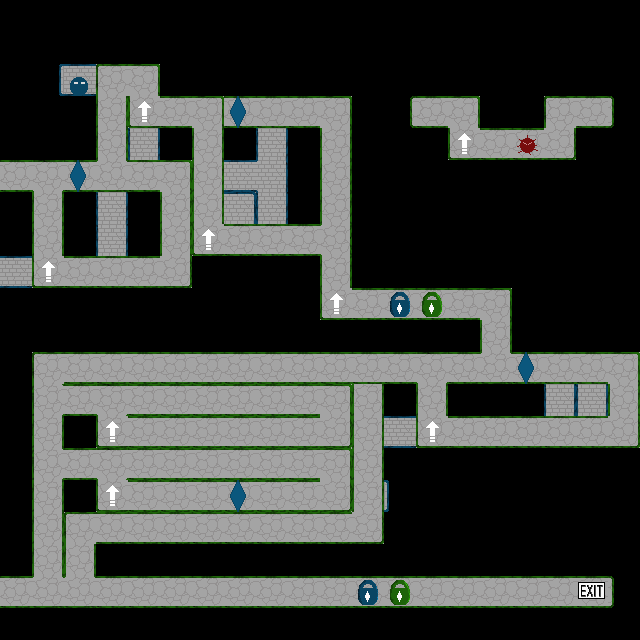

A level layout from a 2D game, rendered from its tile map. Below: a short description, then the map file with its tile-grid data intact:
An orthogonal 20x20 tile map with 32x32 px tiles, 5 tile layers (maze blue, maze green, objects, start positions, ...), 3 tilesets.

<map version="1.0" orientation="orthogonal" renderorder="right-down" width="20" height="20" tilewidth="32" tileheight="32" nextobjectid="1">
 <tileset firstgid="1" name="maze-blue" tilewidth="32" tileheight="32" tilecount="14" columns="14">
  <image source="maze-blue.png" width="448" height="32" />
 </tileset>
 <tileset firstgid="15" name="maze-green" tilewidth="32" tileheight="32" tilecount="14" columns="14">
  <image source="maze-green.png" width="448" height="32" />
 </tileset>
 <tileset firstgid="29" name="objects" tilewidth="32" tileheight="32" tilecount="10" columns="10">
  <image source="objects.png" width="320" height="32" />
 </tileset>
 <layer name="maze blue" width="20" height="20">
  <data encoding="csv">
0,0,0,0,0,0,0,0,0,0,0,0,0,0,0,0,0,0,0,0,
0,0,0,0,0,0,0,0,0,0,0,0,0,0,0,0,0,0,0,0,
0,14,6,6,4,0,0,0,0,0,0,0,0,0,0,0,0,0,0,0,
0,0,0,0,5,6,6,6,10,6,4,0,14,6,4,0,0,1,6,12,
0,0,0,0,5,0,0,0,5,0,5,0,0,0,2,6,6,3,0,0,
6,6,6,4,2,10,6,6,9,0,5,0,0,0,0,0,0,0,0,0,
0,0,0,5,0,5,1,4,5,0,5,0,0,0,0,0,0,0,0,0,
0,0,0,5,0,5,2,6,3,0,5,0,0,0,0,0,0,0,0,0,
6,6,6,8,6,3,0,0,0,0,5,0,0,0,0,0,0,0,0,0,
0,0,0,0,0,0,0,0,0,0,2,6,6,6,6,4,0,0,0,0,
0,0,0,0,0,0,0,0,0,0,0,0,0,0,0,5,0,0,0,0,
0,1,6,1,6,6,6,6,6,6,10,6,6,10,6,8,6,4,10,6,
0,5,0,2,6,6,6,6,6,6,3,0,0,5,0,0,0,5,5,0,
0,5,0,1,6,6,6,6,6,6,10,6,6,8,6,6,6,8,3,0,
0,5,0,2,6,6,6,6,6,6,3,0,0,0,0,0,0,0,0,0,
0,5,0,1,6,6,6,6,6,6,10,6,12,0,0,0,0,0,0,0,
0,5,0,2,6,6,6,6,6,6,3,0,0,0,0,0,0,0,0,0,
0,5,0,0,0,0,0,0,0,0,0,0,0,0,0,0,0,0,0,0,
6,8,6,6,6,6,6,6,6,6,6,6,6,6,6,6,6,6,6,12,
0,0,0,0,0,0,0,0,0,0,0,0,0,0,0,0,0,0,0,0
</data>
 </layer>
 <layer name="maze green" width="20" height="20">
  <data encoding="csv">
0,0,0,0,0,0,0,0,0,0,0,0,0,0,0,0,0,0,0,0,
0,0,0,0,0,0,0,0,0,0,0,0,0,0,0,0,0,0,0,0,
0,0,0,15,18,0,0,0,0,0,0,0,0,0,0,0,0,0,0,0,
0,0,0,19,16,20,18,20,20,20,18,0,25,20,18,0,0,15,20,27,
0,0,0,19,0,0,19,0,0,0,19,0,0,0,16,20,20,17,0,0,
20,24,20,22,20,18,19,0,0,0,19,0,0,0,0,0,0,0,0,0,
0,19,0,0,0,19,19,0,0,0,19,0,0,0,0,0,0,0,0,0,
0,19,0,0,0,19,16,20,20,20,23,0,0,0,0,0,0,0,0,0,
0,16,20,20,20,17,0,0,0,0,19,0,0,0,0,0,0,0,0,0,
0,0,0,0,0,0,0,0,0,0,16,20,20,20,20,18,0,0,0,0,
0,0,0,0,0,0,0,0,0,0,0,0,0,0,0,19,0,0,0,0,
0,15,20,20,20,20,20,20,20,20,20,20,20,24,20,22,20,20,20,18,
0,21,20,24,20,20,20,20,20,20,18,19,0,19,0,0,0,0,0,19,
0,19,0,16,20,20,20,20,20,20,17,19,0,16,20,20,20,20,20,17,
0,21,20,24,20,20,20,20,20,20,18,19,0,0,0,0,0,0,0,0,
0,19,0,16,20,20,20,20,20,20,17,19,0,0,0,0,0,0,0,0,
0,19,15,20,20,20,20,20,20,20,20,17,0,0,0,0,0,0,0,0,
0,19,19,0,0,0,0,0,0,0,0,0,0,0,0,0,0,0,0,0,
20,22,22,20,20,20,20,20,20,20,20,20,20,20,20,20,20,20,20,27,
0,0,0,0,0,0,0,0,0,0,0,0,0,0,0,0,0,0,0,0
</data>
 </layer>
 <layer name="objects" width="20" height="20">
  <data encoding="csv">
0,0,0,0,0,0,0,0,0,0,0,0,0,0,0,0,0,0,0,0,
0,0,0,0,0,0,0,0,0,0,0,0,0,0,0,0,0,0,0,0,
0,0,0,0,0,0,0,0,0,0,0,0,0,0,0,0,0,0,0,0,
0,0,0,0,0,0,0,29,0,0,0,0,0,0,0,0,0,0,0,0,
0,0,0,0,0,0,0,0,0,0,0,0,0,0,0,0,0,0,0,0,
0,0,29,0,0,0,0,0,0,0,0,0,0,0,0,0,0,0,0,0,
0,0,0,0,0,0,0,0,0,0,0,0,0,0,0,0,0,0,0,0,
0,0,0,0,0,0,0,0,0,0,0,0,0,0,0,0,0,0,0,0,
0,0,0,0,0,0,0,0,0,0,0,0,0,0,0,0,0,0,0,0,
0,0,0,0,0,0,0,0,0,0,0,0,35,36,0,0,0,0,0,0,
0,0,0,0,0,0,0,0,0,0,0,0,0,0,0,0,0,0,0,0,
0,0,0,0,0,0,0,0,0,0,0,0,0,0,0,0,29,0,0,0,
0,0,0,0,0,0,0,0,0,0,0,0,0,0,0,0,0,0,0,0,
0,0,0,0,0,0,0,0,0,0,0,0,0,0,0,0,0,0,0,0,
0,0,0,0,0,0,0,0,0,0,0,0,0,0,0,0,0,0,0,0,
0,0,0,0,0,0,0,29,0,0,0,0,0,0,0,0,0,0,0,0,
0,0,0,0,0,0,0,0,0,0,0,0,0,0,0,0,0,0,0,0,
0,0,0,0,0,0,0,0,0,0,0,0,0,0,0,0,0,0,0,0,
0,0,0,0,0,0,0,0,0,0,0,35,36,0,0,0,0,0,37,0,
0,0,0,0,0,0,0,0,0,0,0,0,0,0,0,0,0,0,0,0
</data>
 </layer>
 <layer name="start positions" width="20" height="20">
  <data encoding="csv">
0,0,0,0,0,0,0,0,0,0,0,0,0,0,0,0,0,0,0,0,
0,0,0,0,0,0,0,0,0,0,0,0,0,0,0,0,0,0,0,0,
0,0,32,0,0,0,0,0,0,0,0,0,0,0,0,0,0,0,0,0,
0,0,0,0,0,0,0,0,0,0,0,0,0,0,0,0,0,0,0,0,
0,0,0,0,0,0,0,0,0,0,0,0,0,0,0,0,34,0,0,0,
0,0,0,0,0,0,0,0,0,0,0,0,0,0,0,0,0,0,0,0,
0,0,0,0,0,0,0,0,0,0,0,0,0,0,0,0,0,0,0,0,
0,0,0,0,0,0,0,0,0,0,0,0,0,0,0,0,0,0,0,0,
0,0,0,0,0,0,0,0,0,0,0,0,0,0,0,0,0,0,0,0,
0,0,0,0,0,0,0,0,0,0,0,0,0,0,0,0,0,0,0,0,
0,0,0,0,0,0,0,0,0,0,0,0,0,0,0,0,0,0,0,0,
0,0,0,0,0,0,0,0,0,0,0,0,0,0,0,0,0,0,0,0,
0,0,0,0,0,0,0,0,0,0,0,0,0,0,0,0,0,0,0,0,
0,0,0,0,0,0,0,0,0,0,0,0,0,0,0,0,0,0,0,0,
0,0,0,0,0,0,0,0,0,0,0,0,0,0,0,0,0,0,0,0,
0,0,0,0,0,0,0,0,0,0,0,0,0,0,0,0,0,0,0,0,
0,0,0,0,0,0,0,0,0,0,0,0,0,0,0,0,0,0,0,0,
0,0,0,0,0,0,0,0,0,0,0,0,0,0,0,0,0,0,0,0,
0,0,0,0,0,0,0,0,0,0,0,0,0,0,0,0,0,0,0,0,
0,0,0,0,0,0,0,0,0,0,0,0,0,0,0,0,0,0,0,0
</data>
 </layer>
 <layer name="enemy trajectories" width="20" height="20" offsetx="29" offsety="2">
  <data encoding="csv">
0,0,0,0,0,0,0,0,0,0,0,0,0,0,0,0,0,0,0,0,
0,0,0,0,0,0,0,0,0,0,0,0,0,0,0,0,0,0,0,0,
0,0,0,0,0,0,0,0,0,0,0,0,0,0,0,0,0,0,0,0,
0,0,0,0,0,0,0,0,0,0,0,0,0,0,0,0,0,0,0,0,
0,0,0,0,0,0,0,0,0,0,0,0,0,0,0,0,0,0,0,0,
0,0,0,0,0,0,0,0,0,0,0,0,0,0,0,0,0,0,0,0,
0,0,0,0,0,0,0,0,0,0,0,0,0,0,0,0,0,0,0,0,
0,0,0,0,0,0,0,0,0,0,0,0,0,0,0,0,0,0,0,0,
0,0,0,0,0,0,0,0,0,0,0,0,0,0,0,0,0,0,0,0,
0,0,0,0,0,0,0,0,0,0,0,0,0,0,0,0,0,0,0,0,
0,0,0,0,0,0,0,0,0,0,0,0,0,0,0,0,0,0,0,0,
0,0,0,0,0,0,0,0,0,0,0,0,0,0,0,0,0,0,0,0,
0,0,0,0,0,0,0,0,0,0,0,0,0,0,0,0,0,0,0,0,
0,0,0,0,0,0,0,0,0,0,0,0,0,0,0,0,0,0,0,0,
0,0,0,0,0,0,0,0,0,0,0,0,0,0,0,0,0,0,0,0,
0,0,0,0,0,0,0,0,0,0,0,0,0,0,0,0,0,0,0,0,
0,0,0,0,0,0,0,0,0,0,0,0,0,0,0,0,0,0,0,0,
0,0,0,0,0,0,0,0,0,0,0,0,0,0,0,0,0,0,0,0,
0,0,0,0,0,0,0,0,0,0,0,0,0,0,0,0,0,0,0,0,
0,0,0,0,0,0,0,0,0,0,0,0,0,0,0,0,0,0,0,0
</data>
 </layer>
</map>